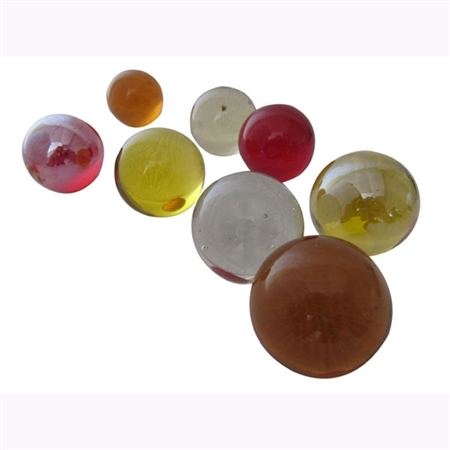
//> input picture 2.im_proc/L2.15#HoughCircleTransform/Hough_Circle_Transform/x64/Debug/image.jpg, 450 x 450 px
$ ./Hough_Circle_Transform   (built with g++ and OpenCV 4)
//> lines starting //> are read from the running program, lines starting //| are printed output that depends on the picture; after the words box and inside, x2 and y2 are one past the last pixel; in counts of white or black regions, pixels touching at a corner belong together
#include <iostream>
#include <opencv2/highgui.hpp>
#include <opencv2/imgproc.hpp>
#include <opencv2/imgcodecs.hpp>
/*
This process can be divided into two stages. The first stage is fixing radius then find the optimal center of circles in a 2D parameter space.
The second stage is to find the optimal radius in a one dimensional parameter space.

for each points of circles ,there is a circle (whose radius is known) in grid (use for counting circle and add in accumulator matrix) drawing.
after drawing many of circle in grid ,determine the local maxima which is show center of circle in image by increase voting number using intersection between circles in grid.
Voting number is equal treshold value that indicates how many number points in circle acceptable.
    For each A[a,b,r] = 0;

	voting=
1)Process the filtering algorithm on image Gaussian Blurring, convert the image to grayscale ( grayScaling), make Canny operator, The Canny operator gives the edges on image.
2)Vote the all possible circles in accumulator.
3)The local maximum voted circles of Accumulator A gives the circle Hough space.
4)The maximum voted circle of Accumulator gives the circle.
*/
using namespace cv;
int main(int argc,char **argv)
{
	const char* file_name = argc >= 2 ? argv[1] : "./image.jpg";
	Mat src = imread(samples::findFile(file_name),IMREAD_COLOR);
//> src is the input picture: 450 rows x 450 cols, CV_8UC3; mean B, G, R 204, 210, 220.1
	if (src.empty()) {
		printf(" Error opening image\n");
		printf(" Program Arguments: [image_name -- default %s] \n", file_name);
		return EXIT_FAILURE;
	}
	Mat gray;
	cvtColor(src,gray,COLOR_BGR2GRAY);
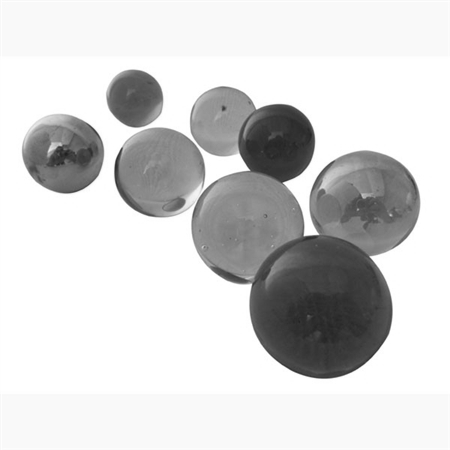
//> gray: 450 rows x 450 cols, CV_8UC1; min 31, max 255, mean 212.3

	medianBlur(gray,gray,5);//Apply a Median blur to reduce noise and avoid false circle detection

	std::vector<Vec3f> circles;
	HoughCircles(gray,circles,HOUGH_GRADIENT,1,
		                     gray.rows/16,100,30,1,30);
//> circles = 1 circle (x, y, radius): [133.5, 96.5, 27.1]
	/*
	HoughCircles( InputArray image, OutputArray circles,
							   int method, double dp, double minDist,
							   double param1 = 100, double param2 = 100,
							   int minRadius = 0, int maxRadius = 0 );

	gray: Input image (grayscale).
	circles: A vector that stores sets of 3 values: xc,yc,r for each detected circle.
	HOUGH_GRADIENT: Define the detection method. Currently this is the only one available in OpenCV.
	dp = 1: The inverse ratio of resolution.
	min_dist = gray.rows/16: Minimum distance between detected centers.
	param_1 = 200: Upper threshold for the internal Canny edge detector.
	param_2 = 100*: Threshold for center detection.//min point for acceptable wheter this is a circle or not
	min_radius = 0: Minimum radius to be detected. If unknown, put zero as default.
	max_radius = 0: Maximum radius to be detected. If unknown, put zero as default.
	*/
	//draw circles
	for (size_t i = 0; i < circles.size(); i++)
	{
		Vec3i c = circles[i];
		Point center = Point(c[0],c[1]);
		int radius = c[2];
		circle(src,center,1,Scalar(0,100,100),3,LINE_AA); // circle center
		circle(src,center,radius,Scalar(255,0,255),3,LINE_AA);// circle outline
	}
//> this loop made 1 pass
//> (center, radius) on pass 1: (Point(134, 96), 27)
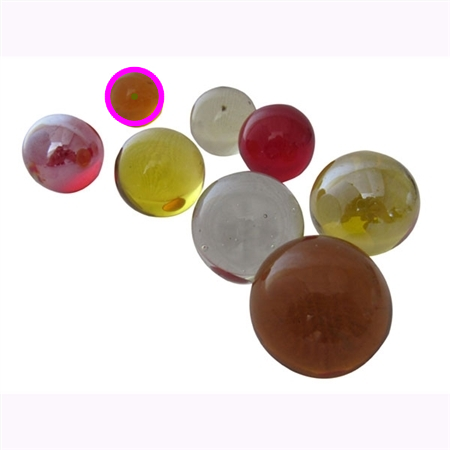
//> src: 450 rows x 450 cols, CV_8UC3; 0.62% of pixels changed, all inside (x1, y1, x2, y2) = (104, 66, 165, 127)
	imshow("detected circles", src);
	waitKey();
	return 0;
}
